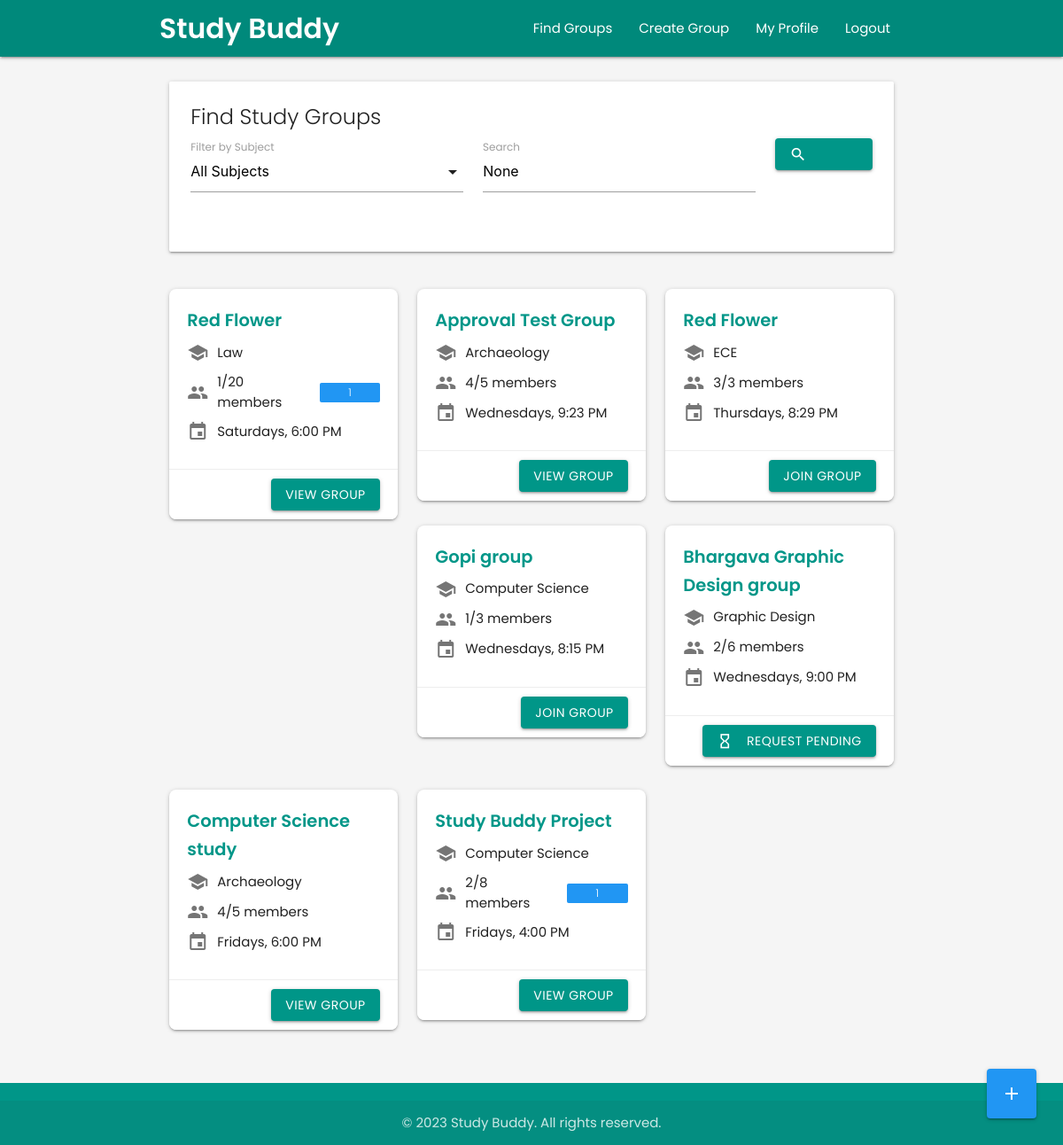
Page /dashboard (signed in) on the committed database.
### userDashboard/models.py (models this page shows, shortened)
class StudyGroup(models.Model):
    title = models.CharField(max_length=100)
    description = models.TextField()
    subject = models.ForeignKey(Subject, on_delete=models.CASCADE, related_name='study_groups')
    host = models.ForeignKey(settings.AUTH_USER_MODEL, on_delete=models.CASCADE, related_name='hosted_groups')
    members = models.ManyToManyField(settings.AUTH_USER_MODEL, through='GroupMembership', related_name='joined_groups')
    max_members = models.PositiveIntegerField(default=8)
    meeting_date = models.DateField()
    meeting_time = models.TimeField()
    meeting_location = models.CharField(max_length=255, blank=True)
    created_at = models.DateTimeField(auto_now_add=True)
    updated_at = models.DateTimeField(auto_now=True)
    @property
    def current_member_count(self):
        return self.members.count()
    class Meta:
        ordering = ['meeting_date', 'meeting_time']

### userProfile/models.py (models this page shows, shortened)
class Subject(models.Model):
    name = models.CharField(max_length=100, unique=True)
    description = models.TextField(blank=True)
    class Meta:
        ordering = ['name']

### userDashboard/views.py (the view)
# urls.py: path('dashboard', views.dashboard, name='dashboard'),
@login_required
def dashboard(request):
    study_groups = StudyGroup.objects.all().order_by('-created_at')
    subject_filter = request.GET.get('subject')
    search_query = request.GET.get('search')
    if subject_filter:
        study_groups = study_groups.filter(subject_id=subject_filter)
    if search_query:
        study_groups = study_groups.filter(title__icontains=search_query)
    subjects = Subject.objects.all().order_by('name')
    pending_requests_by_group = {}
    for group in study_groups.filter(host=request.user):
        pending_count = GroupJoinRequest.objects.filter(group=group, status='pending').count()
        if pending_count > 0:
            pending_requests_by_group[group.id] = pending_count
    user_pending_requests = []
    if request.user.is_authenticated:
        user_pending_requests = list(GroupJoinRequest.objects.filter(
            user=request.user,
            status='pending'
        ).values_list('group_id', flat=True))
    context = {
        'study_groups': study_groups,
        'subjects': subjects,
        'selected_subject': subject_filter,
        'search_query': search_query,
        'pending_requests_by_group': pending_requests_by_group,
        'user_pending_requests': user_pending_requests
    }
    return render(request, 'userDashboard/dashboard.html', context)

### userDashboard/templatetags/dashboard_extras.py (called while the page is built)
@register.filter
def get_item(dictionary, key):
    return dictionary.get(key, 0)

### userDashboard/templates/userDashboard/dashboard.html (shortened to what this page needs)
<!DOCTYPE html>
<html lang="en">
<head>
  <link rel="stylesheet" href="https://cdnjs.cloudflare.com/ajax/libs/materialize/1.0.0/css/materialize.min.css">
</head>
<body>
  {% load dashboard_extras %}
  <header>
    <div class="navbar-fixed">
      <nav class="teal darken-1">
        <div class="nav-wrapper container">
          <a href="{% url 'dashboard' %}" class="brand-logo">Study Buddy</a>
          <ul class="right hide-on-med-and-down">
            <li><a href="{% url 'dashboard' %}">Find Groups</a></li>
            <li><a href="{% url 'create_group' %}">Create Group</a></li>
            <li><a href="{% url 'profile' %}">My Profile</a></li>
            <li><a href="{% url 'logout' %}">Logout</a></li>
          </ul>
        </div>
      </nav>
    </div>
  </header>
  <main id="main-content" class="container">
    <div class="row">
      <div class="col s12">
        <div class="card">
          <div class="card-content">
            <span class="card-title">Find Study Groups</span>
            <form method="GET" action="{% url 'dashboard' %}" class="filter-form">
              <div class="row">
                <div class="input-field col s12 m5">
                  <label for="subject-filter">Filter by Subject</label>
                </div>
                <div class="input-field col s12 m5">
                  <input type="text" id="search" name="search" value="{{ search_query }}" placeholder="Search by title...">
                  <label for="search">Search</label>
                </div>
                <div class="col s12 m2 filter-buttons">
                  <button type="submit" class="btn waves-effect waves-light">
                    <i class="material-icons left">search</i>
                  </button>
                </div>
              </div>
            </form>
          </div>
        </div>
      </div>
    </div>
    <div class="row">
      {% if study_groups %}
        {% for group in study_groups %}
          <div class="col s12 m6 l4">
            <div class="card group-card">
              <div class="card-content">
                <span class="card-title">{{ group.title }}</span>
                <div class="group-detail">
                  <i class="material-icons">school</i>
                  <span>{{ group.subject.name }}</span>
                </div>
                <div class="group-detail">
                  <i class="material-icons">group</i>
                  <span>{{ group.current_member_count }}/{{ group.max_members }} members</span>
                  {% if group.host == request.user and group.id in pending_requests_by_group %}
                    <span class="new badge blue" data-badge-caption="requests">{{ pending_requests_by_group|get_item:group.id }}</span>
                  {% endif %}
                </div>
                <div class="group-detail">
                  <i class="material-icons">event</i>
                  <span>{{ group.meeting_date|date:"l" }}s, {{ group.meeting_time|time:"g:i A" }}</span>
                </div>
              </div>
              <div class="card-action">
                <a href="{% url 'group_details' group_id=group.id %}" class="btn waves-effect waves-light">
                  {% if request.user in group.members.all %}
                    View Group
                  {% elif group.id in user_pending_requests %}
                    <i class="material-icons left">hourglass_empty</i> Request Pending
                  {% else %}
                    Join Group
                  {% endif %}
                </a>
              </div>
            </div>
          </div>
        {% endfor %}
      {% endif %}
    </div>
    <div class="fixed-action-btn">
      <a href="{% url 'create_group' %}" class="btn-floating btn-large waves-effect waves-light blue">
        <i class="material-icons">add</i>
      </a>
    </div>
  </main>
  <footer class="page-footer">
    <div class="footer-copyright">
      <div class="container center-align">
        &copy; 2023 Study Buddy. All rights reserved.
      </div>
    </div>
  </footer>
</body>
</html>

### userDashboard/templates/userDashboard/dashboard.html (style rules this page uses)
body { font-family: 'Poppins', sans-serif; display: flex; min-height: 100vh; flex-direction: column; background-color: #f5f5f5; }
main { flex: 1 0 auto; padding: 20px 0; }
.btn, .btn-large { background-color: #009688; border-radius: 4px; }
nav .brand-logo { font-weight: 600; }
.group-card { border-radius: 8px; overflow: hidden; margin-bottom: 20px; transition: transform 0.2s ease, box-shadow 0.2s ease; }
.group-card .card-content { padding: 20px; }
.group-card .card-title { font-weight: 600; margin-bottom: 10px; color: #009688; font-size: 1.3rem; }
.group-detail { display: flex; align-items: center; margin-bottom: 10px; }
.group-detail i { margin-right: 10px; color: #757575; }
.group-card .card-action { display: flex; justify-content: flex-end; padding: 10px 20px; border-top: 1px solid #eeeeee; }
.fixed-action-btn { bottom: 30px; right: 30px; }
.page-footer { background-color: #009688; }

### rows in the picture
StudyGroup: title "Red Flower", subject.name "Law", current_member_count "1", max_members "20", id "1", meeting_date "Saturday", meeting_time "6:00 PM", shows "VIEW GROUP"
StudyGroup: title "Approval Test Group", subject.name "Archaeology", current_member_count "4", max_members "5", meeting_date "Wednesday", meeting_time "9:23 PM", shows "VIEW GROUP"
StudyGroup: title "Red Flower", subject.name "ECE", current_member_count "3", max_members "3", meeting_date "Thursday", meeting_time "8:29 PM", shows "JOIN GROUP"
StudyGroup: title "Gopi group", subject.name "Computer Science", current_member_count "1", max_members "3", meeting_date "Wednesday", meeting_time "8:15 PM", shows "JOIN GROUP"
StudyGroup: title "Bhargava Graphic Design group", subject.name "Graphic Design", current_member_count "2", max_members "6", meeting_date "Wednesday", meeting_time "9:00 PM", shows "REQUEST PENDING"
StudyGroup: title "Computer Science study", subject.name "Archaeology", current_member_count "4", max_members "5", meeting_date "Friday", meeting_time "6:00 PM", shows "VIEW GROUP"
StudyGroup: title "Study Buddy Project", subject.name "Computer Science", current_member_count "2", max_members "8", id "1", meeting_date "Friday", meeting_time "4:00 PM", shows "VIEW GROUP"
